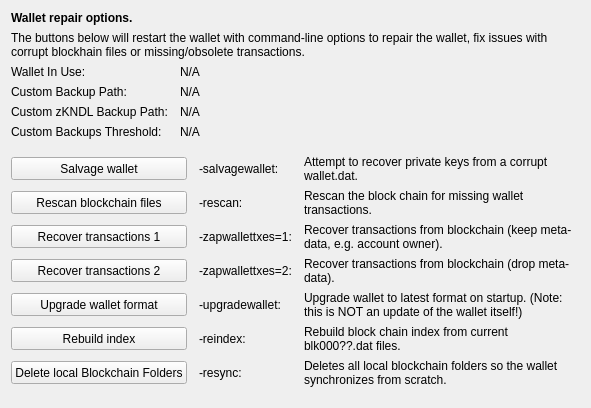
     <widget class="QWidget" name="tab_repair">
      <attribute name="title">
       <string>&amp;Wallet Repair</string>
      </attribute>
      <layout class="QGridLayout" name="gridLayout_4" columnstretch="0,0,0,0">
       <property name="horizontalSpacing">
        <number>12</number>
       </property>
       <item row="0" column="0" colspan="4">
        <widget class="QLabel" name="label_repair_header">
         <property name="font">
          <font>
           <weight>75</weight>
           <bold>true</bold>
          </font>
         </property>
         <property name="text">
          <string>Wallet repair options.</string>
         </property>
        </widget>
       </item>
       <item row="1" column="0" colspan="4">
        <widget class="QLabel" name="label_repair_helptext">
         <property name="font">
          <font>
           <weight>50</weight>
           <bold>false</bold>
          </font>
         </property>
         <property name="text">
          <string>The buttons below will restart the wallet with command-line options to repair the wallet, fix issues with corrupt blockhain files or missing/obsolete transactions.</string>
         </property>
         <property name="wordWrap">
          <bool>true</bool>
         </property>
        </widget>
       </item>
       <item row="2" column="0">
        <widget class="QLabel" name="wallet_path_label">
         <property name="text">
          <string>Wallet In Use:</string>
         </property>
        </widget>
       </item>
       <item row="2" column="1" colspan="3">
        <widget class="QLabel" name="wallet_path">
         <property name="cursor">
          <cursorShape>IBeamCursor</cursorShape>
         </property>
         <property name="text">
          <string>N/A</string>
         </property>
         <property name="textFormat">
          <enum>Qt::PlainText</enum>
         </property>
         <property name="textInteractionFlags">
          <set>Qt::LinksAccessibleByMouse|Qt::TextSelectableByKeyboard|Qt::TextSelectableByMouse</set>
         </property>
        </widget>
       </item>
       <item row="3" column="0">
        <widget class="QLabel" name="wallet_custombackuppath_label">
         <property name="text">
          <string>Custom Backup Path:</string>
         </property>
         <property name="visible">
          <bool>false</bool>
         </property>
        </widget>
       </item>
       <item row="3" column="1" colspan="3">
        <widget class="QLabel" name="wallet_custombackuppath">
         <property name="cursor">
          <cursorShape>IBeamCursor</cursorShape>
         </property>
         <property name="text">
          <string>N/A</string>
         </property>
         <property name="textFormat">
          <enum>Qt::PlainText</enum>
         </property>
         <property name="textInteractionFlags">
          <set>Qt::LinksAccessibleByMouse|Qt::TextSelectableByKeyboard|Qt::TextSelectableByMouse</set>
         </property>
         <property name="visible">
          <bool>false</bool>
         </property>
        </widget>
       </item>
       <item row="4" column="0">
        <widget class="QLabel" name="wallet_customzkndlbackuppath_label">
         <property name="text">
          <string>Custom zKNDL Backup Path:</string>
         </property>
         <property name="visible">
          <bool>false</bool>
         </property>
        </widget>
       </item>
       <item row="4" column="1" colspan="3">
        <widget class="QLabel" name="wallet_customzkndlbackuppath">
         <property name="cursor">
          <cursorShape>IBeamCursor</cursorShape>
         </property>
         <property name="text">
          <string>N/A</string>
         </property>
         <property name="textFormat">
          <enum>Qt::PlainText</enum>
         </property>
         <property name="textInteractionFlags">
          <set>Qt::LinksAccessibleByMouse|Qt::TextSelectableByKeyboard|Qt::TextSelectableByMouse</set>
         </property>
         <property name="visible">
          <bool>false</bool>
         </property>
        </widget>
       </item>
       <item row="5" column="0">
        <widget class="QLabel" name="wallet_custombackupthreshold_label">
         <property name="text">
          <string>Custom Backups Threshold:</string>
         </property>
         <property name="visible">
          <bool>false</bool>
         </property>
        </widget>
       </item>
       <item row="5" column="1" colspan="3">
        <widget class="QLabel" name="wallet_custombackupthreshold">
         <property name="cursor">
          <cursorShape>IBeamCursor</cursorShape>
         </property>
         <property name="text">
          <string>N/A</string>
         </property>
         <property name="textFormat">
          <enum>Qt::PlainText</enum>
         </property>
         <property name="textInteractionFlags">
          <set>Qt::LinksAccessibleByMouse|Qt::TextSelectableByKeyboard|Qt::TextSelectableByMouse</set>
         </property>
         <property name="visible">
          <bool>false</bool>
         </property>
        </widget>
       </item>
       <item row="6" column="0">
        <spacer name="verticalSpacer_repair1">
         <property name="orientation">
          <enum>Qt::Vertical</enum>
         </property>
         <property name="sizeHint" stdset="0">
          <size>
           <width>10</width>
           <height>10</height>
          </size>
         </property>
        </spacer>
       </item>
       <item row="7" column="0" colspan="2">
        <widget class="QPushButton" name="btn_salvagewallet">
         <property name="minimumSize">
          <size>
           <width>100</width>
           <height>23</height>
          </size>
         </property>
         <property name="text">
          <string>Salvage wallet</string>
         </property>
        </widget>
       </item>
       <item row="7" column="2">
        <widget class="QLabel" name="label_repair_salvage_command">
         <property name="text">
          <string notr="true">-salvagewallet:</string>
         </property>
        </widget>
       </item>
       <item row="7" column="3">
        <widget class="QLabel" name="label_repair_salvage">
         <property name="text">
          <string>Attempt to recover private keys from a corrupt wallet.dat.</string>
         </property>
         <property name="wordWrap">
          <bool>true</bool>
         </property>
        </widget>
       </item>
       <item row="8" column="0" colspan="2">
        <widget class="QPushButton" name="btn_rescan">
         <property name="minimumSize">
          <size>
           <width>100</width>
           <height>23</height>
          </size>
         </property>
         <property name="text">
          <string>Rescan blockchain files</string>
         </property>
        </widget>
       </item>
       <item row="8" column="2">
        <widget class="QLabel" name="label_repair_rescan_command">
         <property name="text">
          <string notr="true">-rescan:</string>
         </property>
        </widget>
       </item>
       <item row="8" column="3">
        <widget class="QLabel" name="label_repair_rescan">
         <property name="text">
          <string>Rescan the block chain for missing wallet transactions.</string>
         </property>
         <property name="wordWrap">
          <bool>true</bool>
         </property>
        </widget>
       </item>
       <item row="9" column="0" colspan="2">
        <widget class="QPushButton" name="btn_zapwallettxes1">
         <property name="minimumSize">
          <size>
           <width>100</width>
           <height>23</height>
          </size>
         </property>
         <property name="text">
          <string>Recover transactions 1</string>
         </property>
        </widget>
       </item>
       <item row="9" column="2">
        <widget class="QLabel" name="label_repair_zap1_command">
         <property name="text">
          <string notr="true">-zapwallettxes=1:</string>
         </property>
        </widget>
       </item>
       <item row="9" column="3">
        <widget class="QLabel" name="label_repair_zap1">
         <property name="text">
          <string>Recover transactions from blockchain (keep meta-data, e.g. account owner).</string>
         </property>
         <property name="wordWrap">
          <bool>true</bool>
         </property>
        </widget>
       </item>
       <item row="10" column="0" colspan="2">
        <widget class="QPushButton" name="btn_zapwallettxes2">
         <property name="minimumSize">
          <size>
           <width>100</width>
           <height>23</height>
          </size>
         </property>
         <property name="text">
          <string>Recover transactions 2</string>
         </property>
        </widget>
       </item>
       <item row="10" column="2">
        <widget class="QLabel" name="label_repair_zap2_command">
         <property name="text">
          <string notr="true">-zapwallettxes=2:</string>
         </property>
        </widget>
       </item>
       <item row="10" column="3">
        <widget class="QLabel" name="label_repair_zap2">
         <property name="text">
          <string>Recover transactions from blockchain (drop meta-data).</string>
         </property>
         <property name="wordWrap">
          <bool>true</bool>
         </property>
        </widget>
       </item>
       <item row="11" column="0" colspan="2">
        <widget class="QPushButton" name="btn_upgradewallet">
         <property name="minimumSize">
          <size>
           <width>100</width>
           <height>23</height>
          </size>
         </property>
         <property name="text">
          <string>Upgrade wallet format</string>
         </property>
        </widget>
       </item>
       <item row="11" column="2">
        <widget class="QLabel" name="label_repair_upgrade_command">
         <property name="text">
          <string notr="true">-upgradewallet:</string>
         </property>
        </widget>
       </item>
       <item row="11" column="3">
        <widget class="QLabel" name="label_repair_upgrade">
         <property name="text">
          <string>Upgrade wallet to latest format on startup. (Note: this is NOT an update of the wallet itself!)</string>
         </property>
         <property name="wordWrap">
          <bool>true</bool>
         </property>
        </widget>
       </item>
       <item row="12" column="0" colspan="2">
        <widget class="QPushButton" name="btn_reindex">
         <property name="minimumSize">
          <size>
           <width>100</width>
           <height>23</height>
          </size>
         </property>
         <property name="text">
          <string>Rebuild index</string>
         </property>
        </widget>
       </item>
       <item row="12" column="2">
        <widget class="QLabel" name="label_repair_reindex_command">
         <property name="text">
          <string notr="true">-reindex:</string>
         </property>
        </widget>
       </item>
       <item row="12" column="3">
        <widget class="QLabel" name="label_repair_reindex">
         <property name="text">
          <string>Rebuild block chain index from current blk000??.dat files.</string>
         </property>
         <property name="wordWrap">
          <bool>true</bool>
         </property>
        </widget>
       </item>
       <item row="13" column="0" colspan="2">
        <widget class="QPushButton" name="btn_resync">
         <property name="minimumSize">
          <size>
           <width>100</width>
           <height>23</height>
          </size>
         </property>
         <property name="text">
          <string>Delete local Blockchain Folders</string>
         </property>
        </widget>
       </item>
       <item row="13" column="2">
        <widget class="QLabel" name="label_repair_resync_command">
         <property name="text">
          <string>-resync:</string>
         </property>
        </widget>
       </item>
       <item row="13" column="3">
        <widget class="QLabel" name="label_repair_resync">
         <property name="text">
          <string>Deletes all local blockchain folders so the wallet synchronizes from scratch.</string>
         </property>
         <property name="wordWrap">
          <bool>true</bool>
         </property>
        </widget>
       </item>
       <item row="14" column="0">
        <spacer name="verticalSpacer_repair2">
         <property name="orientation">
          <enum>Qt::Vertical</enum>
         </property>
         <property name="sizeHint" stdset="0">
          <size>
           <width>20</width>
           <height>10</height>
          </size>
         </property>
        </spacer>
       </item>
      </layout>
     </widget>
